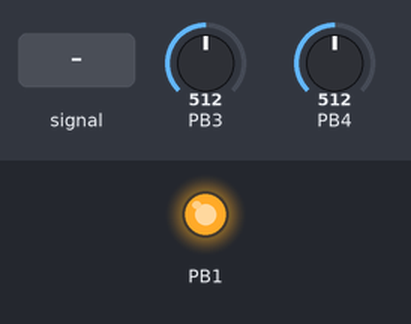
Bench run of a program on a simulated ATtiny13, built with avr-gcc and emulated at 9.6 MHz. On the bench: output pins drawn as LEDs (lit = HIGH). Dashed ring = blinking. The test bench sets the inputs (shaded band); at power-on: PB4 = 512, PB3 = 512.

Above: at 1.2 s.
1.3 s: PB3 fed a 2 Hz sine of ±306 counts around its level
At 1.96 s:
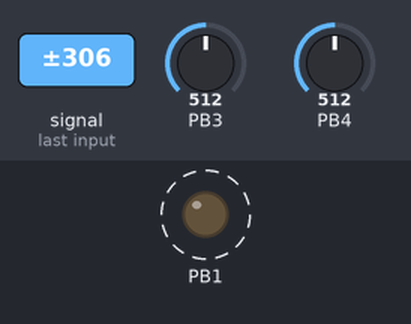
4.3 s: PB4 fed a 200 Hz sine of ±255 counts around its level
At 4.43 s:
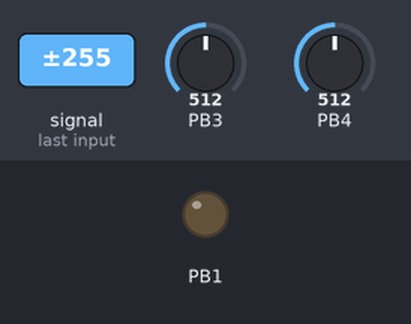
7.3 s: PB4 set to 306
Timing chart, 0 to 9.3 s (numbered marks = the images above; inputs shaded):
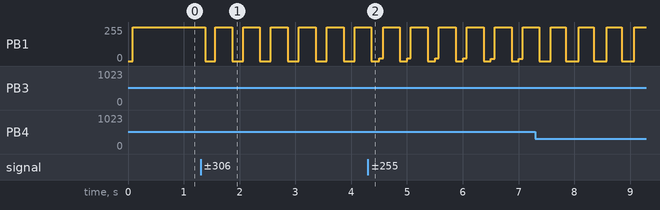

The program:

main.c
```c
/*
 * bumpercar.c
 *
 * Created: 03.09.2021 13:00:08
 * Author : Alexander Schroeder
 * Master
 */

#define F_CPU					9600000

#include <avr/io.h>
#include <avr/interrupt.h>
#include <util/delay.h>
#include <stdbool.h>

#define I_max					200   // 30A = 10mV/A 5Vref 10bit
#define Acc_min					150
#define Acc_max					920
#define Acc_range				(Acc_max - Acc_min)

volatile uint16_t Acc = 0;
volatile int16_t I = 0;
volatile uint8_t loop = 0;

uint16_t I_offset = 0;

ISR(ADC_vect)
{
	if (ADMUX == 2)
	{
		ADMUX = 3;
#ifdef INVERT_ACC
		Acc = 1023 - ADC;
#else
		Acc = ADC;
#endif
	}
	else
	{
		ADMUX = 2;
		I = 1023 - ADC;

		loop++;
	}
}

int main(void)
{
	DDRB = 0b10;
	PORTB = 0;
	OCR0B = 0;
	TCCR0A = 0b100001;
	TCCR0B = 0b1;
	ACSR = 0b10000000;
	ADMUX = 2;
	ADCSRA = 0b11111110;
	ADCSRB = 0;

	sei();

// 	_delay_ms(100);
// 	uint32_t I_offset_filt = 0;
// 	for (uint8_t i = 0; i < 255; i++)
// 	{
// 		I_offset_filt -= I_offset_filt >> 6;
// 		I_offset_filt += I;
// 		_delay_ms(1);
// 	}
// 	I_offset = I_offset_filt >> 6;
	I_offset = 515;

    while (1)
    {
		if (loop >= 2)
		{
			loop = 0;

			if (Acc <= Acc_min)
			{
				TCCR0A = 0b1;
				OCR0B = 0;
			}
			else
			{
				TCCR0A = 0b100001;

				int32_t I_target_c;
				if (Acc >= Acc_max)
					I_target_c = I_max + I_offset;
				else
					I_target_c = (((uint32_t) Acc) - Acc_min)*I_max/Acc_range + ((uint32_t) I_offset);

				if ((I > I_target_c) && (OCR0B > 0))
					OCR0B--;
				else if ((I < I_target_c) && (OCR0B < 255))
					OCR0B++;
			}
		}
    }
}
```

Measured:
- after the input at 1.3 s, PB1: alternates 255/255 for 0.30 s and 0/255 for 0.20 s, starting after 0.09 s
